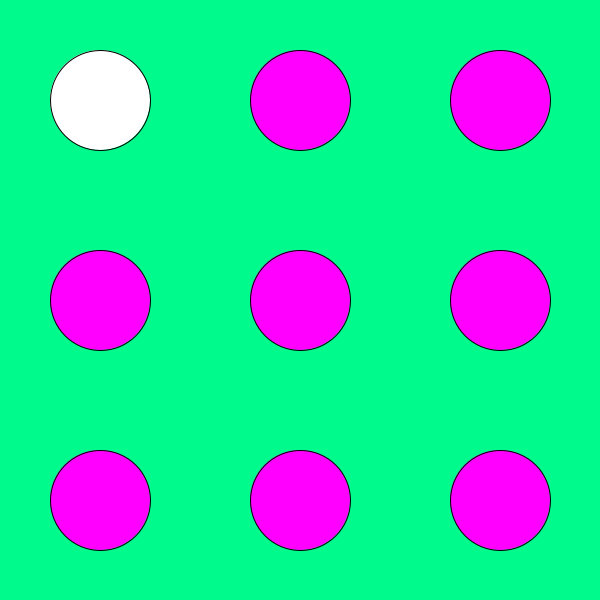
Frame 1 (no input)
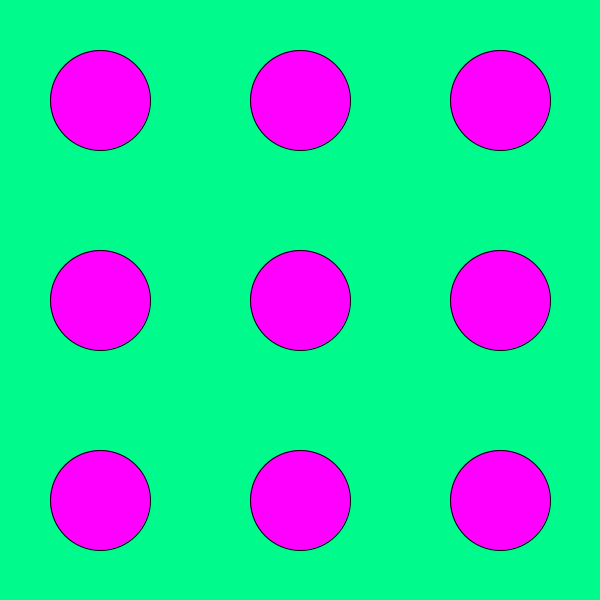
Frame 60 (the mouse pressed at the canvas centre just before this capture)
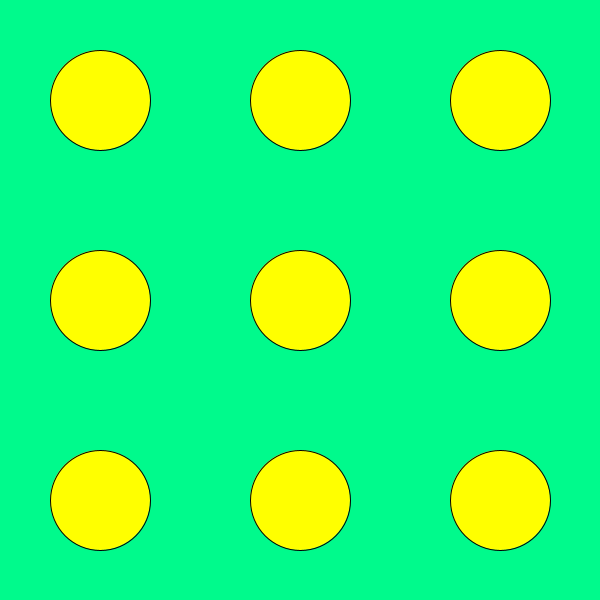
Frame 120 (the mouse held since frame 60 and released just before this capture)

The Processing sketch that drew these frames (run headless with seeded random() and noise(); from frame 60 on, the mouse is pressed at the canvas centre):

// Processing sketch: processing_155954
// ── processing_155954.pde

int radius=100;

void setup()
{
 
 size(600,600); 
}

void draw()
{
  background(0,250,140);
  
  //if(mousePressed){
   //fill(255,255,0); 
  //}
  
  for(int i=100; i<height; i=i+200)
  {
    for(int j=100;   j<width; j=j+200)
    {
      ellipse(j,i,radius, radius);
      fill(255,0,255);
      
      if(mousePressed)
       {
        
         
               fill(255,255,0);
               
         }
    
       
       
       }
    }
  
  
  //if(mousePressed){
   //fill(255,255,0); 
  
  
}
